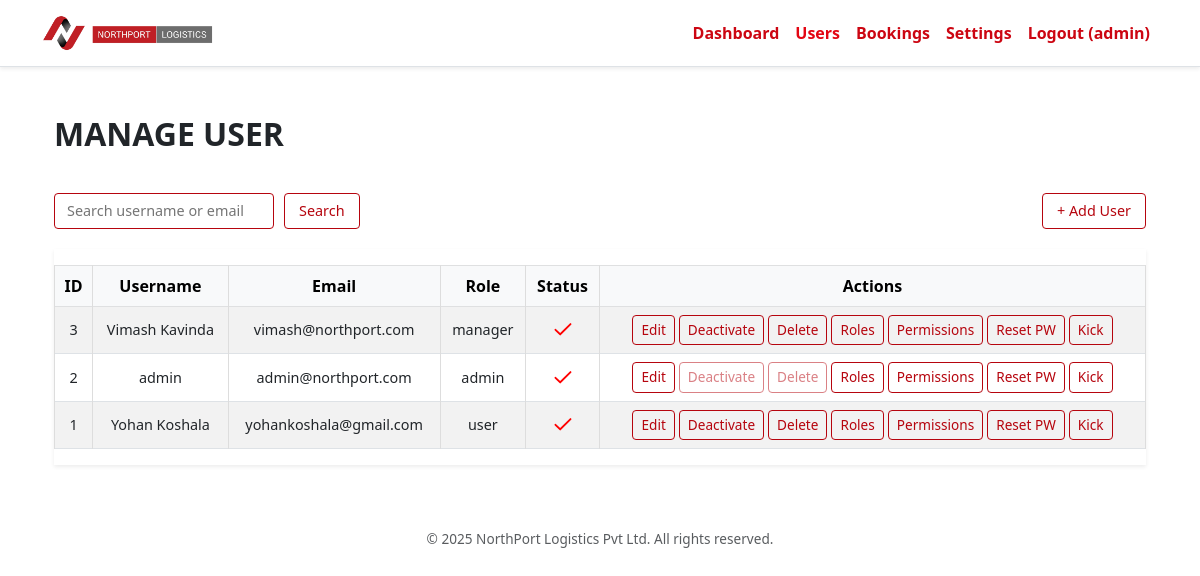
Page /admin/manage_users.php (signed in) on the committed database.
### tables this page shows
CREATE TABLE `users` (
  `id` int(11) NOT NULL,
  `username` varchar(50) NOT NULL,
  `email` varchar(100) NOT NULL,
  `password_hash` varchar(255) NOT NULL,
  `role` enum('admin','manager','employer','user') NOT NULL DEFAULT 'user',
  `is_active` tinyint(1) NOT NULL DEFAULT 1,
  `created_at` timestamp NOT NULL DEFAULT current_timestamp(),
  `updated_at` timestamp NOT NULL DEFAULT current_timestamp() ON UPDATE current_timestamp(),
  `phone` varchar(20) DEFAULT NULL,
  `street_address` varchar(255) DEFAULT NULL,
  `city` varchar(100) DEFAULT NULL,
  `state` varchar(100) DEFAULT NULL,
  `postal_code` varchar(20) DEFAULT NULL,
  `country` varchar(100) DEFAULT NULL,
  `company_name` varchar(255) DEFAULT NULL,
  `profile_pic` varchar(255) DEFAULT NULL,
  `date_of_birth` date DEFAULT NULL,
  `preferences` longtext DEFAULT NULL CHECK (json_valid(`preferences`)),
  `notes` text DEFAULT NULL,
  `department` varchar(100) DEFAULT NULL,
  `job_title` varchar(100) DEFAULT NULL,
  `date_of_joining` date DEFAULT NULL,
  `nic_passport_number` varchar(50) DEFAULT NULL
);

### admin/manage_users.php (the view, shortened to what this page needs)
<?php
require_once '../includes/auth.php';
$search = trim($_GET['search'] ?? '');
$page = max(1, (int)($_GET['page'] ?? 1));
$perPage = 15;
$offset = ($page - 1) * $perPage;
$params = [];
$sql = "SELECT * FROM users";
$sql .= " ORDER BY created_at DESC LIMIT $perPage OFFSET $offset";
$stmt = $pdo->prepare($sql);
$stmt->execute($params);
$users = $stmt->fetchAll(PDO::FETCH_ASSOC);
function redCheckIcon()
{
    return '<svg xmlns="http://www.w3.org/2000/svg" width="20" height="20" fill="red" class="bi bi-check-lg" viewBox="0 0 16 16">'
        . '<path d="M13.485 1.929a.75.75 0 0 1 1.06 1.06l-8.25 8.25a.75.75 0 0 1-1.06 0L1.47 7.56a.75.75 0 1 1 1.06-1.06l3.182 3.183 7.773-7.773z"/></svg>';
}
?>
<?php require_once '../includes/header.php'; ?>
<div class="container my-5">
    <h2 class="mb-4 fw-bold">MANAGE USER</h2>
    <form method="get" action="manage_users.php" role="search" aria-label="Search users" style="display: flex; flex-wrap: wrap; align-items: center; gap: 10px; margin-bottom: 20px;">
        <input
            type="search"
            name="search"
            placeholder="Search username or email"
            value="<?= htmlspecialchars($search) ?>"
            style="border: 1px solid #b6050e; border-radius: 4px; padding: 6px 12px; font-size: 0.9rem; width: 220px; outline: none;"
            onfocus="this.style.borderColor='#8b0000';"
            onblur="this.style.borderColor='#b6050e';" />
        <button type="submit" class="btn-simple" style="padding: 6px 14px;">Search</button>
        <a href="user_create.php" class="btn-simple" style="margin-left: auto; padding: 6px 14px;">+ Add User</a>
    </form>
    <div class="table-responsive shadow-sm">
        <table class="table table-bordered table-striped align-middle">
            <thead class="table-light text-center">
                <tr>
                    <th>ID</th>
                    <th>Username</th>
                    <th>Email</th>
                    <th>Role</th>
                    <th>Status</th>
                    <th>Actions</th>
                </tr>
            </thead>
            <tbody>
                <?php if (!$users): ?>
                    <tr>
                        <td colspan="6" class="text-center text-muted py-4">No users found.</td>
                    </tr>
                    <?php else: foreach ($users as $user): ?>
                        <tr>
                            <td><?= $user['id'] ?></td>
                            <td><?= htmlspecialchars($user['username']) ?></td>
                            <td><?= htmlspecialchars($user['email']) ?></td>
                            <td><?= htmlspecialchars($user['role'] ?? $user['user_role'] ?? 'N/A') ?></td>
                            <td class="text-center">
                                <?= $user['is_active'] ? redCheckIcon() : '<span style="font-size:1.4em;" class="text-muted">&#x2717;</span>' ?>
                            </td>
                            <td>
                                <div class="btn-group btn-group-sm" role="group" aria-label="User actions">
                                    <a href="user_edit.php?id=<?= $user['id'] ?>" class="btn-simple">Edit</a>
                                    <?php if ($user['id'] !== $_SESSION['user_id']): ?>
                                        <a href="user_deactivate.php?id=<?= $user['id'] ?>&redirect=<?= urlencode($_SERVER['REQUEST_URI']) ?>" class="btn-simple" onclick="return confirm('Confirm deactivate?');">
                                            <?= $user['is_active'] ? 'Deactivate' : 'Activate' ?>
                                        </a>
                                        <a href="user_delete.php?id=<?= $user['id'] ?>&redirect=<?= urlencode($_SERVER['REQUEST_URI']) ?>" class="btn-simple" onclick="return confirm('Delete permanently?');">Delete</a>
                                    <?php else: ?>
                                        <button class="btn-simple" disabled>Deactivate</button>
                                        <button class="btn-simple" disabled>Delete</button>
                                    <?php endif; ?>
                                    <a href="role_management.php?user_id=<?= $user['id'] ?>" class="btn-simple">Roles</a>
                                    <a href="edit_permissions.php?user_id=<?= $user['id'] ?>" class="btn-simple">Permissions</a>
                                    <a href="user_reset_password.php?id=<?= $user['id'] ?>&redirect=<?= urlencode($_SERVER['REQUEST_URI']) ?>" class="btn-simple" onclick="return confirm('Reset password?');">Reset PW</a>
                                    <a href="user_kick.php?id=<?= $user['id'] ?>&redirect=<?= urlencode($_SERVER['REQUEST_URI']) ?>" class="btn-simple" onclick="return confirm('Kick user?');">Kick</a>
                                </div>
                            </td>
                        </tr>
                <?php endforeach;
                endif; ?>
            </tbody>
        </table>
    </div>
</div>
<footer class="text-center py-3">
    <div class="footer-bottom text-muted">
        &copy; <?= date('Y') ?> NorthPort Logistics Pvt Ltd. All rights reserved.
    </div>
</footer>

### includes/header.php (shortened to what this page needs)
<?php
require_once __DIR__ . '/db.php';
$base_url = '/northport/';
$default_logo = 'assets/images/default-logo.png';
$settings = [];
$stmt = $pdo->query("SELECT setting_key, setting_value FROM settings");
while ($row = $stmt->fetch(PDO::FETCH_ASSOC)) {
    $settings[$row['setting_key']] = $row['setting_value'];
}
$logo_path = $settings['site_logo'] ?? $settings['logo_path'] ?? $default_logo;
$logo_url = $base_url . $logo_path . '?v=' . time();
$username = $_SESSION['username'] ?? null;
$role = $_SESSION['role'] ?? null;
$current_file = basename($_SERVER['PHP_SELF']);
function safeOutput($str) {
    return htmlspecialchars($str, ENT_QUOTES, 'UTF-8');
}
?>
<!DOCTYPE html>
<html lang="en">
<head>
  <link href="https://cdn.jsdelivr.net/npm/bootstrap@5.3.0/dist/css/bootstrap.min.css" rel="stylesheet" />
  <link rel="stylesheet" href="https://cdnjs.cloudflare.com/ajax/libs/font-awesome/6.5.0/css/all.min.css" />
</head>
<body>
<nav class="navbar navbar-expand-lg navbar-light bg-white border-bottom shadow-sm py-2">
  <div class="container">
    <a class="navbar-brand d-flex align-items-center" href="<?= safeOutput($base_url) ?>">
      <img src="<?= safeOutput($logo_url) ?>" alt="Logo" />
    </a>
    <div class="collapse navbar-collapse" id="navMenu">
      <ul class="navbar-nav ms-auto mb-2 mb-lg-0">
        <?php if ($username): ?>
          <li class="nav-item">
            <a class="nav-link <?= $current_file === 'dashboard.php' ? 'active' : '' ?>"
               href="<?= safeOutput($base_url . $role) ?>/dashboard.php">Dashboard</a>
          </li>
          <?php if ($role === 'admin'): ?>
            <li class="nav-item">
              <a class="nav-link <?= $current_file === 'manage_users.php' ? 'active' : '' ?>"
                 href="<?= safeOutput($base_url) ?>admin/manage_users.php">Users</a>
            </li>
            <li class="nav-item">
              <a class="nav-link <?= $current_file === 'manage_bookings.php' ? 'active' : '' ?>"
                 href="<?= safeOutput($base_url) ?>admin/manage_bookings.php">Bookings</a>
            </li>
            <li class="nav-item">
              <a class="nav-link <?= $current_file === 'settings.php' ? 'active' : '' ?>"
                 href="<?= safeOutput($base_url) ?>admin/settings.php">Settings</a>
            </li>
          <?php endif; ?>
          <li class="nav-item">
            <a class="nav-link <?= $current_file === 'logout.php' ? 'active' : '' ?>"
               href="<?= safeOutput($base_url) ?>logout.php">Logout (<?= safeOutput($username) ?>)</a>
          </li>
        <?php endif; ?>
      </ul>
    </div>
  </div>
</nav>
<main class="container my-4">

### includes/header.php (style rules this page uses)
.navbar-brand img { height: 40px; object-fit: contain; }
.nav-link.active { font-weight: bold; color: #e30613 !important; }
footer { font-size: 0.9rem; }
.nav-link { color: #cc0612; font-weight: 600; transition: color 0.3s ease; }

### admin/manage_users.php (style rules this page uses)
.btn-simple { background: transparent; border: 1px solid #b6050e; color: #b6050e; padding: 6px 14px; font-size: 0.9rem; cursor: pointer; border-radius: 4px; text-decoration: none; user-select: none; transition: background-color 0.2s ease, color 0.2s ease; }
.btn-simple:disabled, .btn-simple[disabled] { opacity: 0.5; cursor: not-allowed; }
input[type="search"] { border: 1px solid #b6050e; border-radius: 4px; padding: 6px 10px; font-size: 0.9rem; width: 220px; outline-offset: 2px; transition: border-color 0.2s ease; }
.table-responsive { overflow-x: auto; }
table { border-collapse: collapse; width: 100%; max-width: 100%; margin-top: 1rem; }
th, td { border: 1px solid #ddd; padding: 8px 10px; text-align: center; vertical-align: middle; }
th { background-color: #f9f9f9; color: #b6050e; }
td { font-size: 0.9rem; }
.btn-group-sm>.btn-simple { padding: 4px 8px; font-size: 0.85rem; margin: 0 2px; }
footer { text-align: center; margin-top: 40px; font-size: 0.85rem; color: #888; }

### rows in the picture
users: id "3", username "Vimash Kavinda", email "vimash@northport.com", role "manager", is_active "Deactivate"
users: id "2", username "admin", email "admin@northport.com", role "admin", shows "Deactivate"
users: id "1", username "Yohan Koshala", email "yohankoshala@gmail.com", role "user", is_active "Deactivate"

### other values in the picture
safeOutput($username) "admin"
